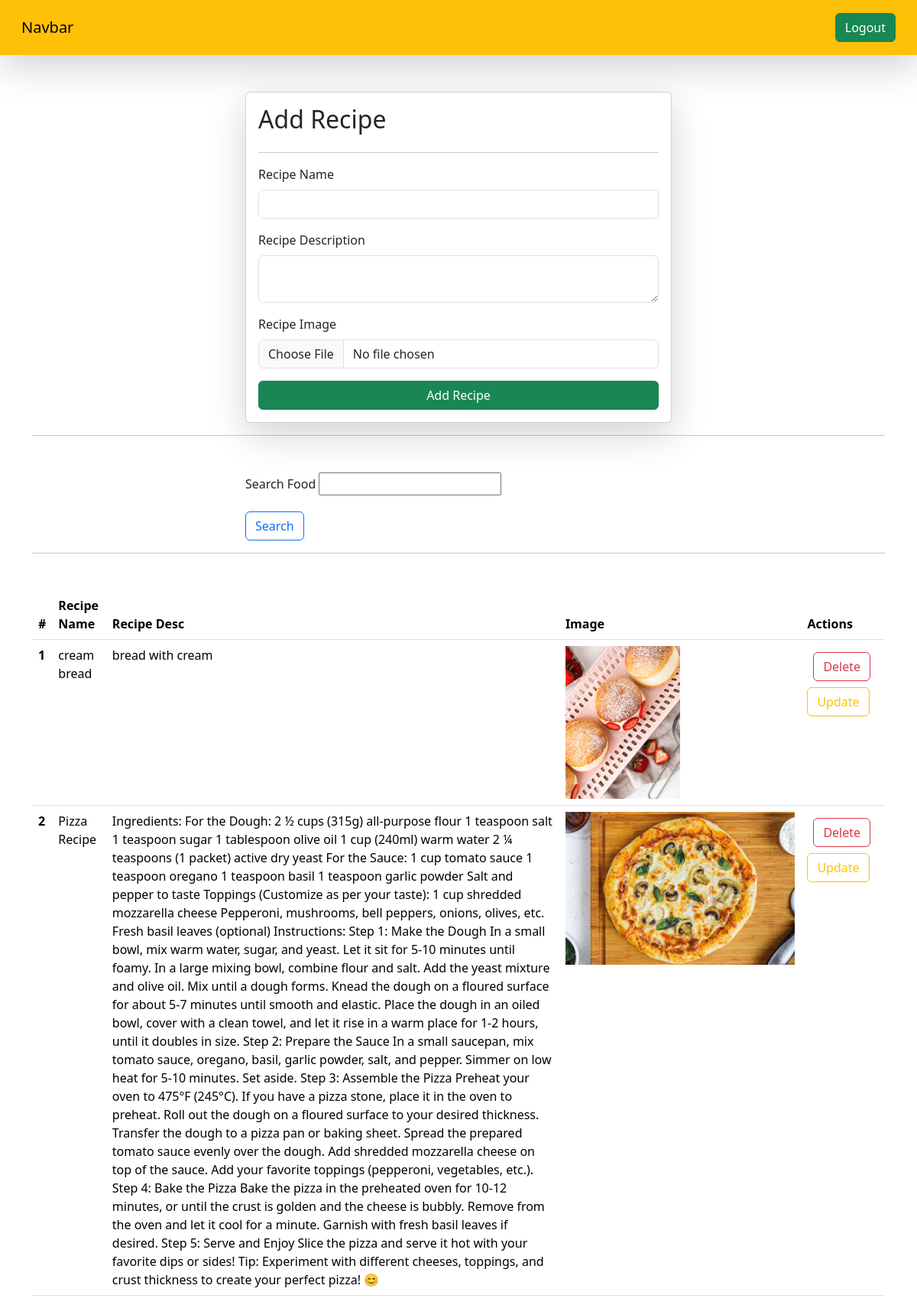
Page /recipe/ (signed in) on the committed database.
### VEGE/models.py (models this page shows)
class Recipe(models.Model):
    user = models.ForeignKey(User, on_delete=models.SET_NULL, null = True,blank=True)
    recipe_name = models.CharField(max_length=100)
    recipe_description = models.TextField()
    recipe_image = models.ImageField(upload_to="recipe")
    recipe_view_count = models.IntegerField(default=1)

### VEGE/views.py (the view, shortened to what this page needs)
# urls.py: path('recipe/',recipe,name = "recipe"),
@login_required(login_url="/login/")
def recipe(request):
    queryset = Recipe.objects.all()
    if request.GET.get('search'):
        queryset = queryset.filter(recipe_name__icontains = request.GET.get('search'))
    context = {'recipe':queryset}
    return render(request,'recipe.html',context)

### VEGE/templates/recipe.html (shortened to what this page needs)
{% extends "base.html" %}
{% block start%}
<div class="container mt-5">
    <form class="col-6 mx-auto card p-3 shadow-lg" method="post" enctype="multipart/form-data" >
        <h2>Add Recipe</h2>
        <hr>
        <div class="mb-3">
          <label for="exampleInputEmail1" class="form-label">Recipe Name</label>
          <input name="recipe_name" required type="text" class="form-control" >
        </div>
        <div class="mb-3">
          <label for="exampleInputPassword1" name="recipe_description" class="form-label">Recipe Description</label>
          <textarea name="recipe_description" required class="form-control"></textarea>
        </div>
        <div class="mb-3">
          <label for="exampleInputPassword1" class="form-label">Recipe Image</label>
          <input name="recipe_image" type="file" class="form-control" >
        </div>
        <button type="submit" class="btn btn-success">Add Recipe</button>
      </form>
      <hr>
      <div class="mt-5">
        <div class="mx-auto col-6">
          <form >
            <div class="mb-3">
              <label for="search bar" class="form-label">Search Food</label>
              <input name="search"  type="text">
            </div>
            <button type="submit" class="btn btn-outline-primary">Search</button>
          </form>
        </div>
      </div>
       <hr>
      <table class="table table-hover mt-5">
        <thead>
          <tr>
            <th scope="col">#</th>
            <th scope="col">Recipe Name</th>
            <th scope="col">Recipe Desc</th>
            <th scope="col">Image</th>
            <th scope="col">Actions</th>
          </tr>
        </thead>
        <tbody>
          {% for item in recipe %}
          <tr>
            <th scope="row">{{forloop.counter}}</th>
            <td>{{item.recipe_name}}</td>
            <td>{{item.recipe_description}}</td>
            <td>
              <img src="/media/{{item.recipe_image}} " style="height: 200px; " ></td>
            <td>
              <a href="/delete-recipe/{{item.id}}" class= "btn btn-outline-danger m-2">Delete</a>
              <a href="/update-recipe/{{item.id}}" class="btn btn-outline-warning">Update</a>
            </td>
          </tr>
          {% endfor %}
        </tbody>
      </table>
</div>
{% endblock %}

### home/templates/base.html (shortened to what this page needs)
<!DOCTYPE html>
<html lang="en">
<head>
    <link href="https://cdn.jsdelivr.net/npm/bootstrap@5.3.3/dist/css/bootstrap.min.css" rel="stylesheet">
</head>
<body>
    <nav class="navbar p-3 bg-warning justify-content-between shadow-lg">
        <div class="container-fluid">
        <a class="navbar-brand ">Navbar</a>
        <form class="form-inline">
        {% if request.user.is_authenticated %}
          <a href="/logout/" class="btn btn-success my-2 my-sm-0" type="submit">Logout</a>
        {% else %}
          <a href="/login/" class="btn btn-success my-2 my-sm-0" type="submit">Login</a>
        {% endif %}
        </form>
        </div>
      </nav>
    {% block start %}
    {% endblock %}
</body>
</html>

### rows in the picture
Recipe: recipe_name "cream bread", recipe_description "bread with cream", recipe_image (picture)
Recipe: recipe_name "Pizza Recipe", recipe_description "Ingredients: For the Dough: 2 ½ cups (315g) all-purpose flour 1 teaspoon salt 1 teaspoon sugar 1 tablespoon olive oil 1 cup (240ml) warm water 2 ¼ teaspoons (1 packet) active dry yeast For the Sauce: 1 cup tomato sauce 1 teaspoon oregano 1 teaspoon basil 1 teaspoon garlic powder Salt and pepper to taste Toppings (Customize as per your taste): 1 cup shredded mozzarella cheese Pepperoni, mushrooms, bell peppers, onions, olives, etc. Fresh basil leaves (optional) Instructions: Step 1: Make the Dough In a small bowl, mix warm water, sugar, and yeast. Let it sit for 5-10 minutes until foamy. In a large mixing bowl, combine flour and salt. Add the yeast mixture and olive oil. Mix until a dough…", recipe_image (picture)
